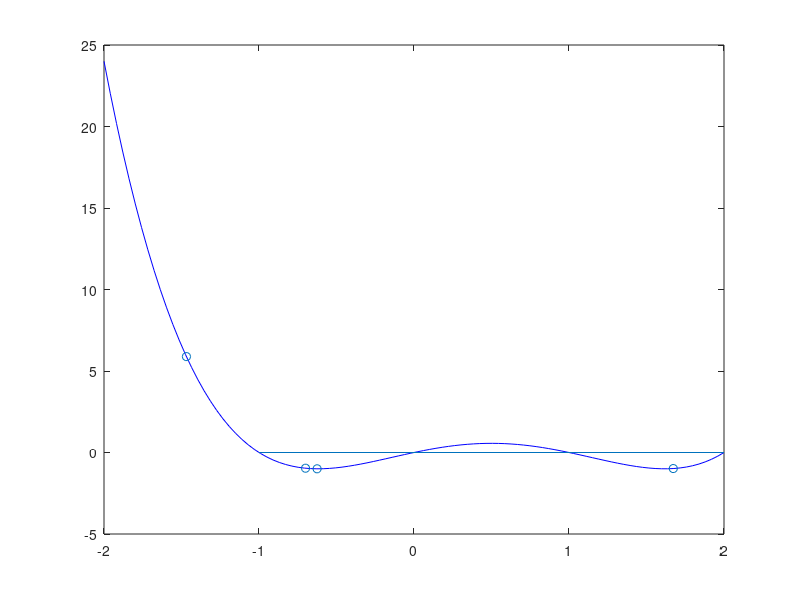

Reproduce this figure in MATLAB. (Note: this script raises an error after producing the figure.)
function demo_polynomial_interpolation()
close all

% 取樣
x_zeros = [-1 0 1 2];
target_p = poly(x_zeros); % 由四個節點所定義的圖

% line for default 4 points [-1, 0, 1, 2]
a = linspace(-2, 2);
plot(a, polyval(target_p, a), 'b');
hold on;
line(x_zeros, polyval(target_p, x_zeros));

% the random points
x = rand(1, 4)* 4 - 2; % 4 個節點不限定是整數，所以隨機指定
y = polyval(target_p, x); % target 多項式
plot(x, y, 'o');
v = linspace(-2, 2); %指定範圍
z = int_poly(v, x, y); % 做多項式內差
plot(v, z);
plot(x_zeros, int_poly(x_zeros, x, y), '*');

function ans = lagrange_poly2(v, x, i)
    n = length(x);
    xzeros = [x(1:i-1) x(i+1:n)];
    pi = poly(xzeros);
    c = polyval(pi, x(i));
    pi = pi/c;
    ans = polyval(pi, v);

function z = int_poly(v, x, y)
    z = zeros(size(v));
    n = length(x);
    for i = 1:n
        i_term = y(i)* lagrange_poly(v, x, i);
        z = z + i_term; % 將 tern_i 累加到 z 裡
    end
